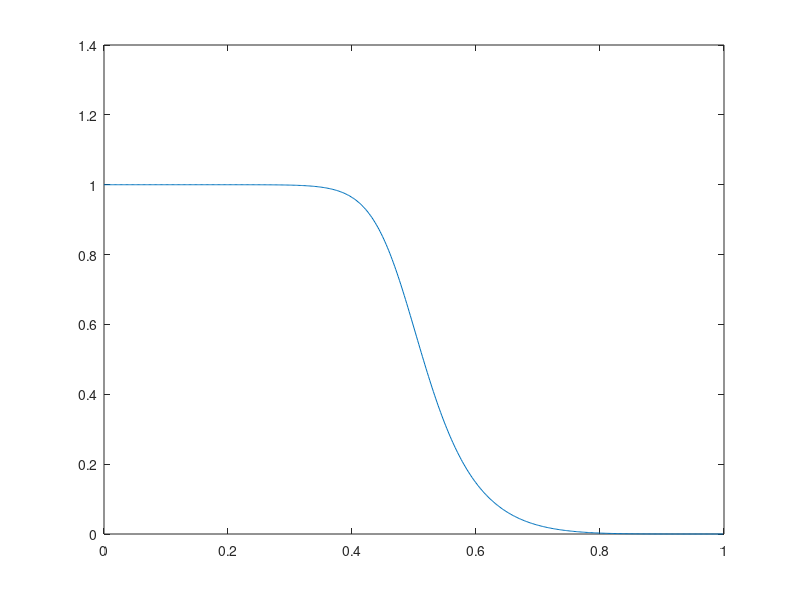

Here is the MATLAB script that generated this plot:
% FIR Filter
% Sampling rate: 25Hz
% Cutoff: 12Hz (Nyquist)

n = 10;
Fs = 25;
Fc = 12 / Fs;
transBand = 4 / Fs;

f = [0 Fc Fc+transBand 1];
a = [1 1 0 0];

% Parks-McClellan, maybe not the best, high passband ripple
b = firpm(n, f, a, [1 1]);

% Only specify Fc
% b = fir1(n, Fc);

% Similar to firpm. Monotonic downward
% b = fir2(n, f, a);

[h,w] = freqz(b, 1);
plot(f, a, w/pi, abs(h));

%%
[b, a] = butter(5, Fc);
[h,w] = freqz(b,a);
plot(w/pi, abs(h));

fprintf('private static final float[] bVal = {%ff, %ff, %ff, %ff, %ff, %ff};\n', b(1), b(2), b(3), b(4), b(5), b(6));
fprintf('private static final float[] aVal = {%ff, %ff, %ff, %ff, %ff, %ff};\n', a(1), a(2), a(3), a(4), a(5), a(6));